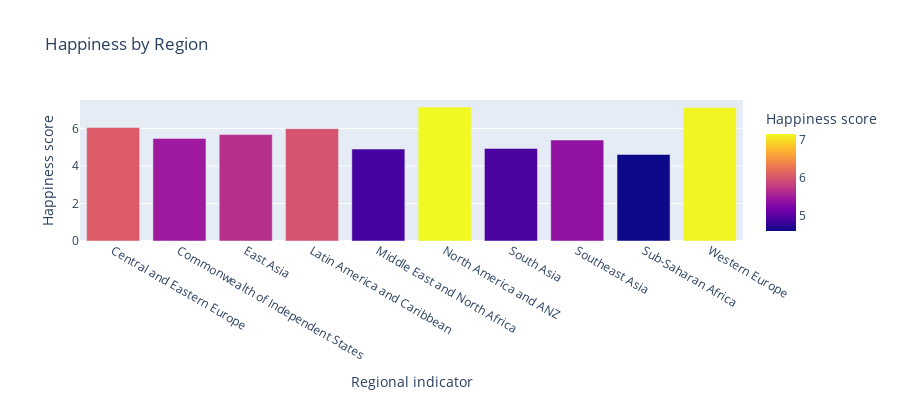

The cell this chart's notebook holds for it:
### Code cell
# Plotting bar chart of median happiness score by region
fig = px.bar(hpp_reg, x='Regional indicator', y='Happiness score',
              color='Happiness score', height=400,
              title="Happiness by Region")
             
fig.show()

### Figure 1 — Plotly figure (JSON) as saved in the notebook; plotly's stock layout.template omitted (floating-point values rounded to 4 significant figures)
{"data": [{"alignmentgroup": "True", "hovertemplate": "Regional indicator=%{x}<br>Happiness score=%{marker.color}<extra></extra>", "legendgroup": "", "marker": {"color": [6.055, 5.472, 5.677, 5.992, 4.902, 7.143, 4.934, 5.384, 4.616, 7.12], "coloraxis": "coloraxis", "pattern": {"shape": ""}}, "name": "", "offsetgroup": "", "orientation": "v", "showlegend": false, "textposition": "auto", "type": "bar", "x": ["Central and Eastern Europe", "Commonwealth of Independent States", "East Asia", "Latin America and Caribbean", "Middle East and North Africa", "North America and ANZ", "South Asia", "Southeast Asia", "Sub-Saharan Africa", "Western Europe"], "xaxis": "x", "y": [6.055, 5.472, 5.677, 5.992, 4.902, 7.143, 4.934, 5.384, 4.616, 7.12], "yaxis": "y"}], "layout": {"barmode": "relative", "coloraxis": {"colorbar": {"title": {"text": "Happiness score"}}, "colorscale": [[0, "#0d0887"], [0.1111, "#46039f"], [0.2222, "#7201a8"], [0.3333, "#9c179e"], [0.4444, "#bd3786"], [0.5556, "#d8576b"], [0.6667, "#ed7953"], [0.7778, "#fb9f3a"], [0.8889, "#fdca26"], [1, "#f0f921"]]}, "height": 400, "legend": {"tracegroupgap": 0}, "title": {"text": "Happiness by Region"}, "xaxis": {"anchor": "y", "domain": [0, 1], "title": {"text": "Regional indicator"}}, "yaxis": {"anchor": "x", "domain": [0, 1], "title": {"text": "Happiness score"}}}}
